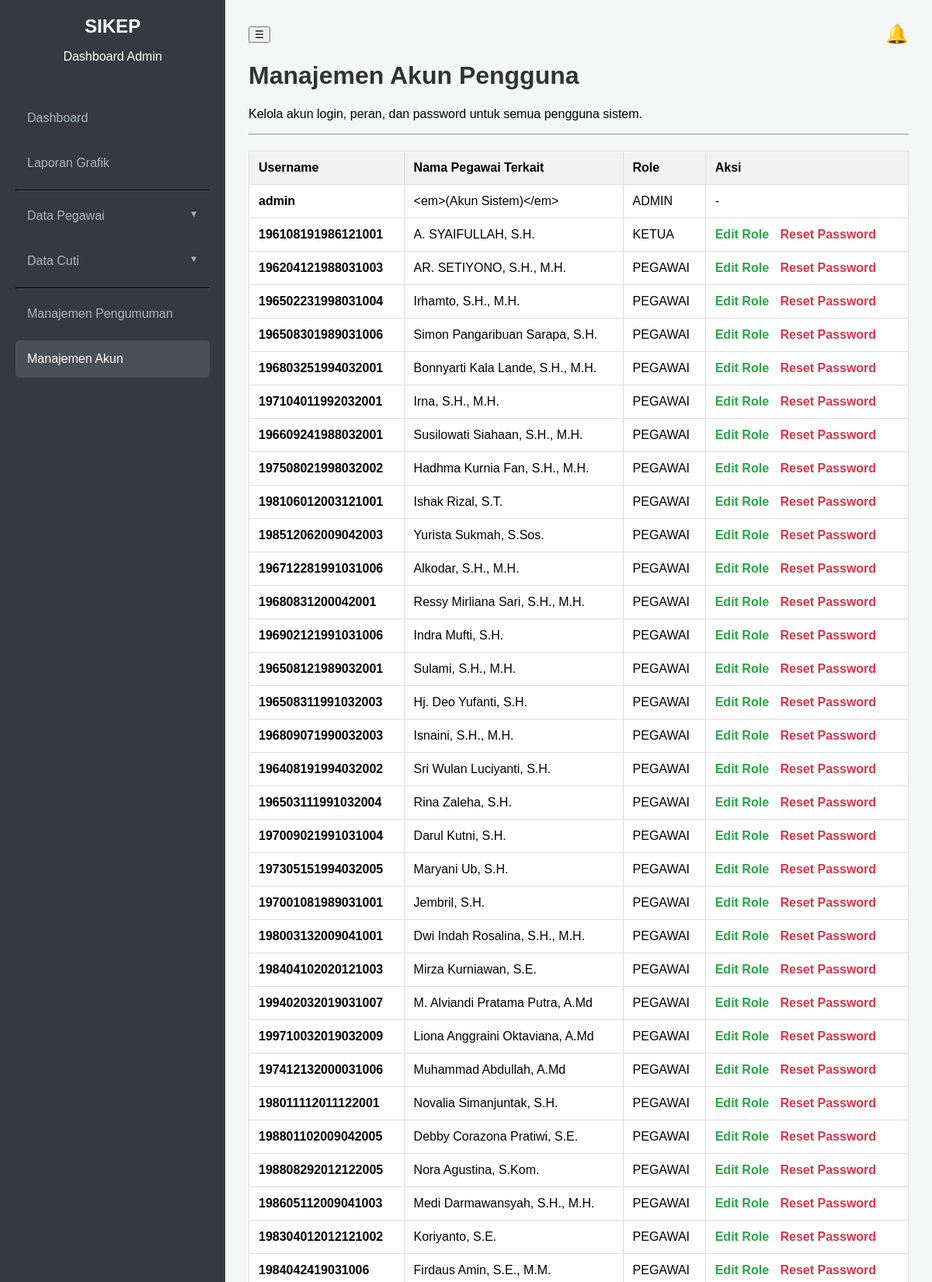
The app's page /admin/manajemen_user.php (signed in, upper part) with its own data.
### tables this page shows
CREATE TABLE `users` (
  `id` int(11) NOT NULL,
  `id_pegawai` int(11) DEFAULT NULL,
  `nama` varchar(100) NOT NULL,
  `username` varchar(50) NOT NULL,
  `password` varchar(255) NOT NULL,
  `role` enum('admin','pegawai','ketua') NOT NULL
);

CREATE TABLE `pegawai` (
  `id` int(11) NOT NULL,
  `nama_lengkap` varchar(150) NOT NULL,
  `nip` varchar(20) NOT NULL,
  `id_jabatan` int(11) DEFAULT NULL,
  `id_golongan` int(11) DEFAULT NULL,
  `unit_kerja` varchar(100) DEFAULT NULL,
  `tanggal_lahir` date DEFAULT NULL,
  `foto` varchar(255) DEFAULT NULL,
  `id_atasan` int(11) DEFAULT NULL,
  `ttd_image` varchar(255) DEFAULT NULL
);

### admin/manajemen_user.php (the view, shortened to what this page needs)
<?php
include 'header.php';
$query = "SELECT u.id, u.username, u.role, p.nama_lengkap
          FROM users u
          LEFT JOIN pegawai p ON u.id_pegawai = p.id
          ORDER BY u.id ASC";
$result = mysqli_query($koneksi, $query);
?>
<h1>Manajemen Akun Pengguna</h1>
<p>Kelola akun login, peran, dan password untuk semua pengguna sistem.</p>
<hr>
<table>
    <thead>
        <tr>
            <th>Username</th>
            <th>Nama Pegawai Terkait</th>
            <th>Role</th>
            <th>Aksi</th>
        </tr>
    </thead>
    <tbody>
        <?php if (mysqli_num_rows($result) > 0): ?>
            <?php while($user = mysqli_fetch_assoc($result)): ?>
                <tr>
                    <td><strong><?php echo htmlspecialchars($user['username']); ?></strong></td>
                    <td><?php echo htmlspecialchars($user['nama_lengkap'] ?: '<em>(Akun Sistem)</em>'); ?></td>
                    <td><?php echo strtoupper(htmlspecialchars($user['role'])); ?></td>
                    <td class="actions">
                        <?php
                        if ($user['role'] != 'admin'):
                        ?>
                            <a href="edit_user.php?id=<?php echo $user['id']; ?>" class="edit">Edit Role</a>
                            <a href="reset_password_user.php?id=<?php echo $user['id']; ?>" class="delete" onclick="return confirm('Anda yakin ingin me-reset password pengguna ini menjadi default (123456)?');">Reset Password</a>
                        <?php else: ?>
                            -
                        <?php endif; ?>
                    </td>
                </tr>
            <?php endwhile; ?>
        <?php else: ?>
            <tr><td colspan="4" style="text-align:center;">Belum ada data pengguna.</td></tr>
        <?php endif; ?>
    </tbody>
</table>
<?php include 'footer.php'; ?>

### assets/style_admin.css (style rules this page uses)
body { font-family: sans-serif; margin: 0; background-color: #f4f7f6; }
h1, h2, h3 { color: #333; }
table { width: 100%; border-collapse: collapse; margin-top: 20px; background-color: white; }
th, td { padding: 12px; border: 1px solid #ddd; text-align: left; }
th { background-color: #f2f2f2; }
.actions a { margin-right: 10px; text-decoration: none; font-weight: bold; }
.actions a.edit { color: #28a745; }
.actions a.delete { color: #dc3545; }
* { scrollbar-width: thin; scrollbar-color: rgba(0, 0, 0, 0.3) transparent; }

### records on screen
users: username "admin", nama_lengkap "<em>(Akun Sistem)</em>", role "ADMIN"
users: username "196108191986121001", id_pegawai.nama_lengkap "A. SYAIFULLAH, S.H.", role "KETUA"
users: username "196204121988031003", id_pegawai.nama_lengkap "AR. SETIYONO, S.H., M.H.", role "PEGAWAI"
users: username "196502231998031004", id_pegawai.nama_lengkap "Irhamto, S.H., M.H.", role "PEGAWAI"
users: username "196508301989031006", id_pegawai.nama_lengkap "Simon Pangaribuan Sarapa, S.H.", role "PEGAWAI"
users: username "196803251994032001", id_pegawai.nama_lengkap "Bonnyarti Kala Lande, S.H., M.H.", role "PEGAWAI"
users: username "197104011992032001", id_pegawai.nama_lengkap "Irna, S.H., M.H.", role "PEGAWAI"
users: username "196609241988032001", id_pegawai.nama_lengkap "Susilowati Siahaan, S.H., M.H.", role "PEGAWAI"
users: username "197508021998032002", id_pegawai.nama_lengkap "Hadhma Kurnia Fan, S.H., M.H.", role "PEGAWAI"
users: username "198106012003121001", id_pegawai.nama_lengkap "Ishak Rizal, S.T.", role "PEGAWAI"
users: username "198512062009042003", id_pegawai.nama_lengkap "Yurista Sukmah, S.Sos.", role "PEGAWAI"
users: username "196712281991031006", id_pegawai.nama_lengkap "Alkodar, S.H., M.H.", role "PEGAWAI"
users: username "19680831200042001", id_pegawai.nama_lengkap "Ressy Mirliana Sari, S.H., M.H.", role "PEGAWAI"
users: username "196902121991031006", id_pegawai.nama_lengkap "Indra Mufti, S.H.", role "PEGAWAI"
users: username "196508121989032001", id_pegawai.nama_lengkap "Sulami, S.H., M.H.", role "PEGAWAI"
users: username "196508311991032003", id_pegawai.nama_lengkap "Hj. Deo Yufanti, S.H.", role "PEGAWAI"
users: username "196809071990032003", id_pegawai.nama_lengkap "Isnaini, S.H., M.H.", role "PEGAWAI"
users: username "196408191994032002", id_pegawai.nama_lengkap "Sri Wulan Luciyanti, S.H.", role "PEGAWAI"
users: username "196503111991032004", id_pegawai.nama_lengkap "Rina Zaleha, S.H.", role "PEGAWAI"
users: username "197009021991031004", id_pegawai.nama_lengkap "Darul Kutni, S.H.", role "PEGAWAI"
users: username "197305151994032005", id_pegawai.nama_lengkap "Maryani Ub, S.H.", role "PEGAWAI"
users: username "197001081989031001", id_pegawai.nama_lengkap "Jembril, S.H.", role "PEGAWAI"
users: username "198003132009041001", id_pegawai.nama_lengkap "Dwi Indah Rosalina, S.H., M.H.", role "PEGAWAI"
users: username "198404102020121003", id_pegawai.nama_lengkap "Mirza Kurniawan, S.E.", role "PEGAWAI"
users: username "199402032019031007", id_pegawai.nama_lengkap "M. Alviandi Pratama Putra, A.Md", role "PEGAWAI"
users: username "199710032019032009", id_pegawai.nama_lengkap "Liona Anggraini Oktaviana, A.Md", role "PEGAWAI"
users: username "197412132000031006", id_pegawai.nama_lengkap "Muhammad Abdullah, A.Md", role "PEGAWAI"
users: username "198011112011122001", id_pegawai.nama_lengkap "Novalia Simanjuntak, S.H.", role "PEGAWAI"
users: username "198801102009042005", id_pegawai.nama_lengkap "Debby Corazona Pratiwi, S.E.", role "PEGAWAI"
users: username "198808292012122005", id_pegawai.nama_lengkap "Nora Agustina, S.Kom.", role "PEGAWAI"
users: username "198605112009041003", id_pegawai.nama_lengkap "Medi Darmawansyah, S.H., M.H.", role "PEGAWAI"
users: username "198304012012121002", id_pegawai.nama_lengkap "Koriyanto, S.E.", role "PEGAWAI"
users: username "1984042419031006", id_pegawai.nama_lengkap "Firdaus Amin, S.E., M.M.", role "PEGAWAI"
